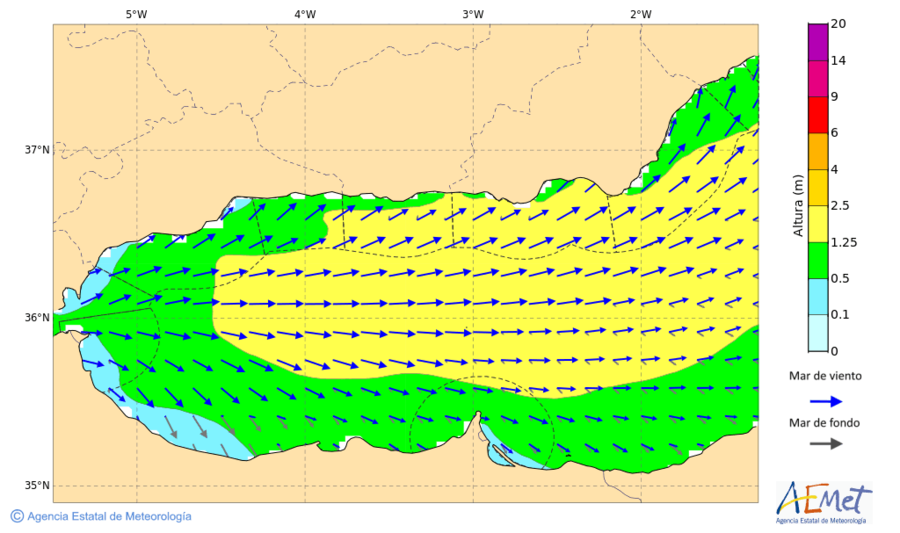
#> input picture img/aemet-yellow.png, 900 x 533 px
$ python coastline_touch.py ../img/aemet-yellow.png
#> lines starting #> are read from the running program, lines starting #| are printed output that depends on the picture; after the words box and inside, x2 and y2 are one past the last pixel; in counts of white or black regions, pixels touching at a corner belong together
#> in load_from_file, img is the input picture: shape (533, 900, 3); mean B, G, R 153.3, 233.5, 206.4
#> in load_from_file, `return img[CROP]`:
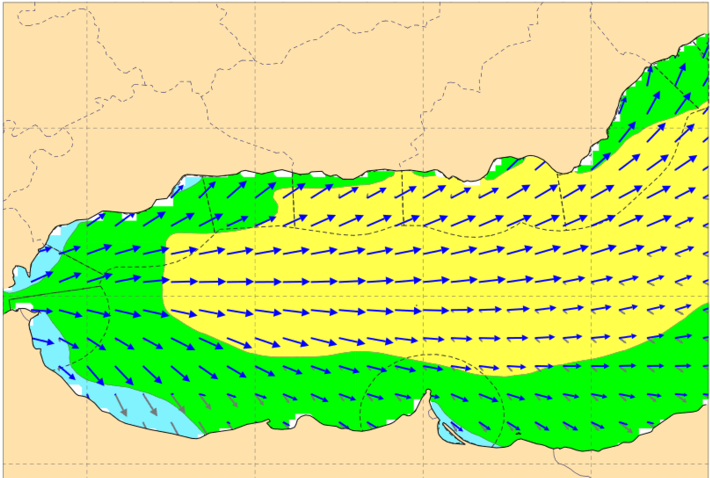
#> returned value: shape (478, 710, 3); mean of channels 0, 1, 2 116.7, 229.1, 190; drawn as B, G, R
"""
Tracer bullet: detect whether a yellow swell area touches a given coastline region.

Usage:
    python coastline_touch.py [image_path]

If no image is provided, downloads the latest AEMET forecast image.
"""

import sys
import cv2 as cv
import numpy as np
import requests
from bs4 import BeautifulSoup

# ── colour constants ──────────────────────────────────────────────────────────
YELLOW_RGB = (255, 255, 110)   # AEMET yellow swell warning
LAND_RGB   = (255, 227, 173)   # beige land mass

# image crop applied by the existing worker (removes map title / legend)
CROP = np.s_[22:500, 50:760]

# "small area of coastline" we care about — Málaga coast, in cropped-image pixels
# Adjust this box to monitor a different stretch of coast.
MALAGA_ROI = (430, 270, 80, 60)  # (x, y, width, height)

# proximity threshold in pixels: swell is considered touching if it comes
# within this many pixels of a land contour point
TOUCH_THRESHOLD = 6


# ── helpers ───────────────────────────────────────────────────────────────────
def _hsv_bounds(rgb: tuple, h_delta=5, s_lo=100, v_lo=100):
    """Lock to a hue band; accept anything above s_lo/v_lo thresholds."""
    source = np.array(rgb, dtype=np.uint8).reshape(1, 1, 3)
    hsv = cv.cvtColor(source, cv.COLOR_RGB2HSV)
    h = int(hsv[0, 0, 0])
    lo = np.array([max(h - h_delta, 0),  s_lo, v_lo], dtype=np.uint8)
    hi = np.array([min(h + h_delta, 179), 255,   255], dtype=np.uint8)
    return lo, hi


def _contours_for_color(img_bgr: np.ndarray, rgb: tuple, **kw) -> list:
    hsv = cv.cvtColor(img_bgr, cv.COLOR_BGR2HSV)
    lo, hi = _hsv_bounds(rgb, **kw)
    mask = cv.inRange(hsv, lo, hi)
    contours, _ = cv.findContours(mask, cv.RETR_EXTERNAL, cv.CHAIN_APPROX_SIMPLE)
    return list(contours)


def _roi_rect(roi):
    """Return (x1, y1, x2, y2) from (x, y, w, h)."""
    x, y, w, h = roi
    return x, y, x + w, y + h


# ── core function ─────────────────────────────────────────────────────────────
def touches_coast(img_bgr: np.ndarray, roi: tuple) -> dict:
    """
    Determine whether yellow swell touches the coastline inside `roi`.

    Parameters
    ----------
    img_bgr : np.ndarray
        Full (cropped) AEMET forecast image in BGR.
    roi : tuple
        (x, y, width, height) in image pixels — the coastline segment to watch.

    Returns
    -------
    dict with keys:
        touching      : bool
        touch_points  : list of (x, y) pixel coordinates
        swell_area    : total yellow area in the full image (px²)
    """
    x1, y1, x2, y2 = _roi_rect(roi)

    # yellow: hue-only match (wide S/V) to handle AEMET's exact shade
    # land:   tighter S threshold to avoid picking up near-white sea areas
    swell_contours = _contours_for_color(img_bgr, YELLOW_RGB, h_delta=5, s_lo=100, v_lo=100)
#> in _contours_for_color, `hsv = cv.cvtColor(img_bgr, cv.COLOR_BGR2HSV)`: hsv: shape (478, 710, 3); mean H, S, V 35.9, 144.4, 248.4
#> in _contours_for_color, `mask = cv.inRange(hsv, lo, hi)`:
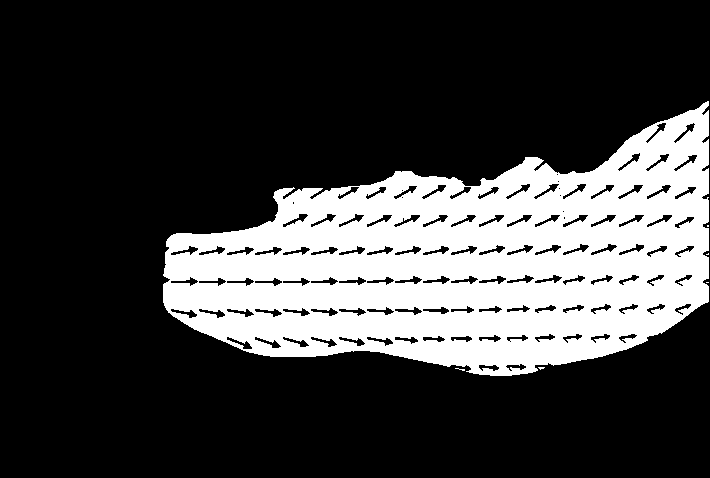
#> mask: shape (478, 710); 25.1% white; 6 white regions (5 under 20 px)
#> in _contours_for_color, `contours, _ = cv.findContours(mask, cv.RETR_EXTERNAL, cv.CHAIN_APPROX_..`: contours = 6 contours, 5 with area under 20; largest, box (x1, y1, x2, y2) and area: (163, 101, 709, 376) 93082
#> swell_contours has the same summary as contours in _contours_for_color
    land_contours  = _contours_for_color(img_bgr, LAND_RGB,   h_delta=5, s_lo=30,  v_lo=180)
#> call 2 of _contours_for_color, with rgb = (255, 227, 173)
#> in _contours_for_color (call 2), `mask = cv.inRange(hsv, lo, hi)`:
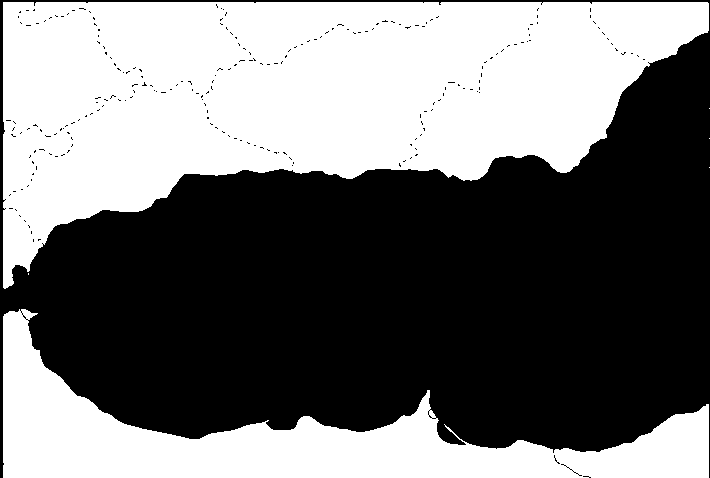
#> mask: shape (478, 710); 46% white; 6 white regions (4 under 20 px)
#> in _contours_for_color (call 2), `contours, _ = cv.findContours(mask, cv.RETR_EXTERNAL, cv.CHAIN_APPROX_..`: contours = 6 contours, 4 with area under 20; largest, box (x1, y1, x2, y2) and area: (3, 2, 709, 289) 116388, (3, 309, 709, 478) 38730
#> land_contours has the same summary as contours in _contours_for_color

    # keep only land contour points that fall inside the ROI
    roi_land_points = []
    for contour in land_contours:
        for pt in contour:
            px, py = int(pt[0][0]), int(pt[0][1])
            if x1 <= px <= x2 and y1 <= py <= y2:
                roi_land_points.append((px, py))
#> this loop made 6 passes
#> contour on passes 2 to 5: [[28, 273], [28, 274]], [[709, 167]], [[709, 138]], [[709, 108]]
#> after the loop, roi_land_points = []

    # check each ROI land point against every swell contour
    touch_points = []
    for p in roi_land_points:
        for sc in swell_contours:
            dist = cv.pointPolygonTest(sc, p, measureDist=True)
            if -TOUCH_THRESHOLD <= dist < TOUCH_THRESHOLD:
                touch_points.append(p)
                break  # one swell contour is enough
#> this loop made 0 passes
#> after the loop, touch_points = []

    swell_area = sum(
        cv.contourArea(c) for c in swell_contours
    )
#> swell_area = 93092.5

    return {
        "touching":     len(touch_points) > 0,
        "touch_points": touch_points,
        "swell_area":   swell_area,
    }


def annotate(img_bgr: np.ndarray, result: dict, roi: tuple) -> np.ndarray:
    """Draw ROI box and touch points on a copy of the image."""
    out = img_bgr.copy()
    x, y, w, h = roi
    colour = (0, 0, 255) if result["touching"] else (0, 255, 0)
    cv.rectangle(out, (x, y), (x + w, y + h), colour, 2)
    for pt in result["touch_points"]:
        cv.circle(out, pt, 5, (0, 0, 255), -1)
    label = "TOUCHING" if result["touching"] else "clear"
    cv.putText(out, label, (x, y - 6), cv.FONT_HERSHEY_SIMPLEX, 0.6, colour, 2)
    return out


# ── image loading ─────────────────────────────────────────────────────────────
def load_from_file(path: str) -> np.ndarray:
    img = cv.imread(path, cv.IMREAD_COLOR)
    if img is None:
        raise FileNotFoundError(f"Could not read image: {path}")
    return img[CROP]


def fetch_latest_aemet() -> np.ndarray:
    resp = requests.get(
        "https://www.aemet.es/es/eltiempo/prediccion/maritima?opc1=0&opc3=0&area=and2",
        timeout=10,
    )
    resp.raise_for_status()
    soup = BeautifulSoup(resp.text, "html.parser")
    images = soup.find_all("img", {"data-src": True})
    if not images:
        raise RuntimeError("No forecast images found on AEMET page")

    # use the first (most current) image
    img_url = f"https://www.aemet.es/{images[0]['data-src']}"
    img_resp = requests.get(img_url, timeout=10)
    img_resp.raise_for_status()

    arr = np.frombuffer(img_resp.content, np.uint8)
    img = cv.imdecode(arr, cv.IMREAD_COLOR)
    if img is None:
        raise RuntimeError(f"Could not decode image from {img_url}")
    return img[CROP]


# ── main ──────────────────────────────────────────────────────────────────────
if __name__ == "__main__":
    if len(sys.argv) > 1:
        img = load_from_file(sys.argv[1])
        print(f"Loaded image from {sys.argv[1]}")
    else:
        print("No image path given — fetching latest AEMET forecast…")
        img = fetch_latest_aemet()
        print("Fetched.")

    result = touches_coast(img, MALAGA_ROI)
#> result = {'touching': False, 'touch_points': [], 'swell_area': 93092.5}

    print(f"\nROI          : {MALAGA_ROI}  (Málaga coast)")
    print(f"Yellow area  : {result['swell_area']:.0f} px²")
#| Yellow area  : 93092 px²
    print(f"Touch points : {len(result['touch_points'])}")
#| Touch points : 0
    print(f"Touching     : {result['touching']}")
#| Touching     : False

    out = annotate(img, result, MALAGA_ROI)
#> in annotate, `colour = (0, 0, 255) if result["touching"] else (0, 255, 0)`: colour = (0, 255, 0)
#> in annotate, `label = "TOUCHING" if result["touching"] else "clear"`: label = 'clear'
#> in annotate, `cv.putText(out, label, (x, y - 6), cv.FONT_HERSHEY_SIMPLEX, 0.6, colou..`:
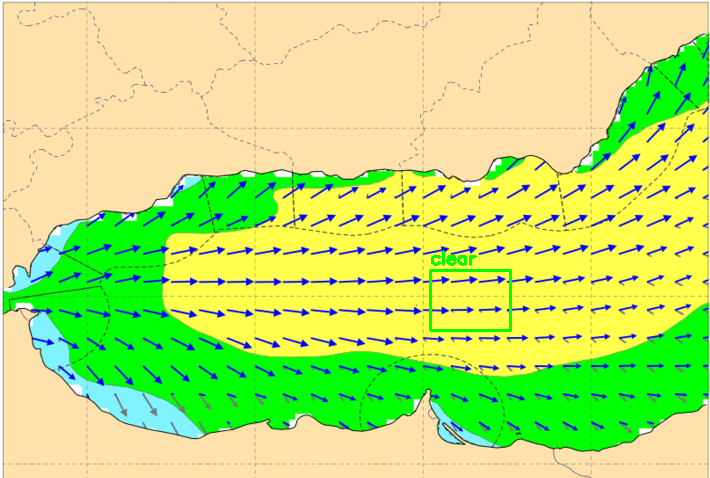
#> out: shape (478, 710, 3); mean of channels 0, 1, 2 116.4, 229.1, 189.1; drawn as B, G, R
    out_path = "/tmp/coastline_touch_result.png"
    cv.imwrite(out_path, out)
    print(f"\nAnnotated image saved to {out_path}")

$ run again, on scratch/media/aemet.tif
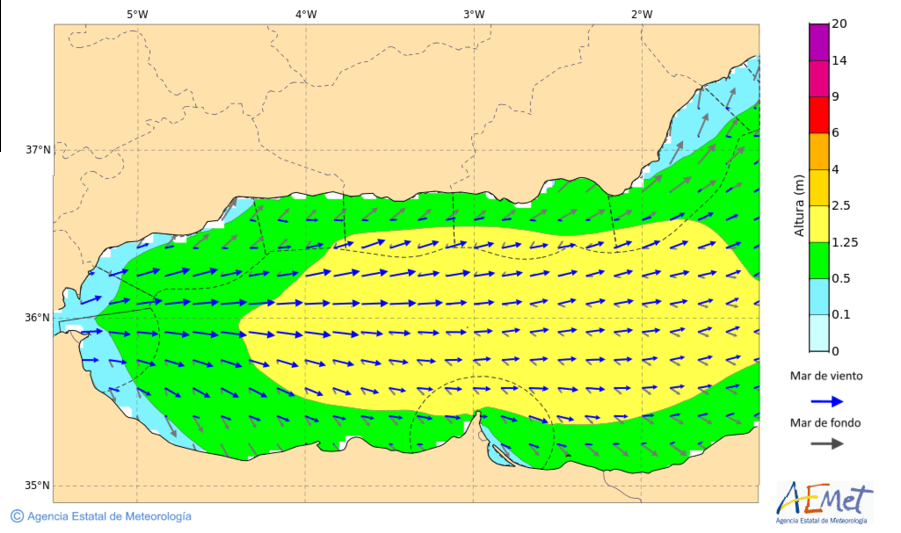
#> input picture scratch/media/aemet.tif, 901 x 533 px
#> in load_from_file, img is the input picture: shape (533, 901, 3); mean B, G, R 153.3, 234.6, 203.9
#> hsv: shape (478, 710, 3); mean H, S, V 36.5, 143.5, 248.2
#> in _contours_for_color, `mask = cv.inRange(hsv, lo, hi)`:
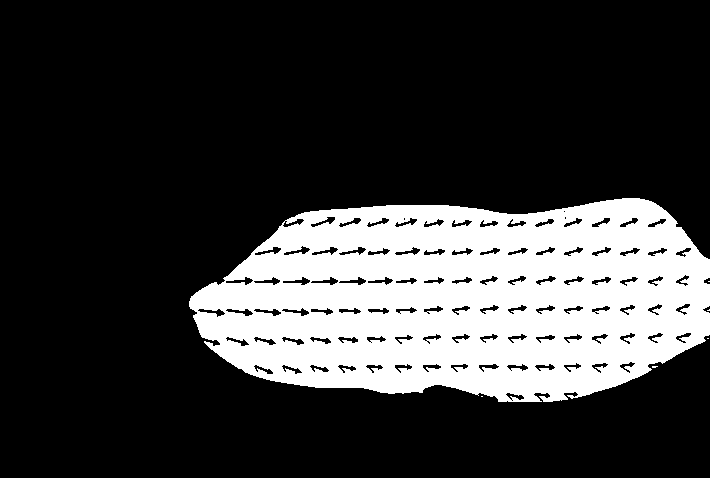
#> mask: shape (478, 710); 22.8% white; 6 white regions (5 under 20 px)
#> contours = 6 contours, 5 with area under 20; largest, box (x1, y1, x2, y2) and area: (189, 198, 710, 402) 83186
#> swell_contours has the same summary as contours in _contours_for_color
#> mask: shape (478, 710); 46.1% white; 10 white regions (8 under 20 px)
#> contours = 10 contours, 8 with area under 20; largest, box (x1, y1, x2, y2) and area: (3, 2, 710, 289) 116459, (3, 309, 710, 478) 38758
#> land_contours has the same summary as contours in _contours_for_color
#> the loop in touches_coast, `for contour in land_contours:` made 10 passes
#> contour on passes 1, 2, 3, 5, 6, 7, 8, 9: [[257, 337]], [[523, 310]], [[492, 309]], [[490, 307]], [[709, 306]], [[466, 282]], [[28, 273], [28, 274]], [[454, 220]]
#> after the loop in touches_coast, `for contour in land_contours:`: roi_land_points = [(492, 309), (490, 307), (466, 282)]
#> the loop in touches_coast, `for p in roi_land_points:` made 3 passes
#> after the loop in touches_coast, `for p in roi_land_points:`: touch_points = []
#> swell_area = 83189.5
#> result = {'touching': False, 'touch_points': [], 'swell_area': 83189.5}
#| Yellow area  : 83190 px²
#| Touch points : 0
#| Touching     : False
#> colour = (0, 255, 0)
#> label = 'clear'
#> in annotate, `cv.putText(out, label, (x, y - 6), cv.FONT_HERSHEY_SIMPLEX, 0.6, colou..`:
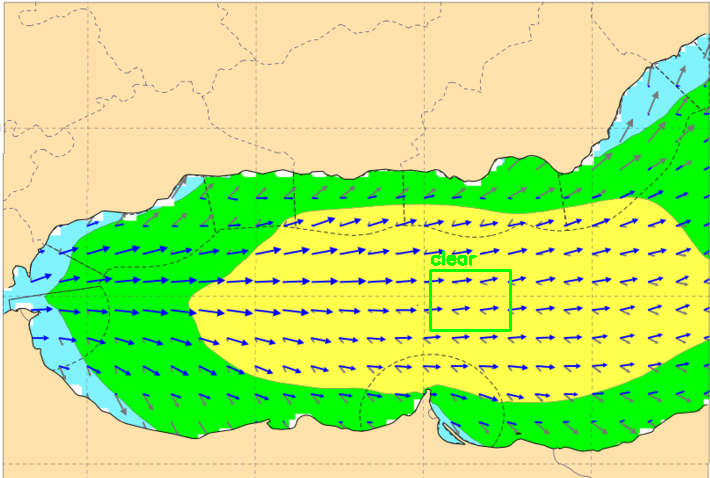
#> out: shape (478, 710, 3); mean of channels 0, 1, 2 116.5, 230.8, 185.7; drawn as B, G, R

$ run again, on scratch/media/aemetold.tif
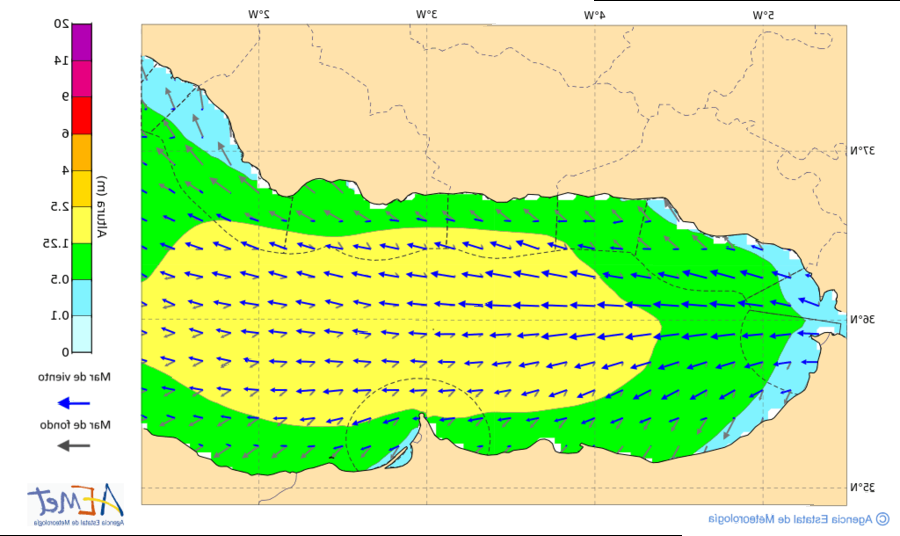
#> input picture scratch/media/aemetold.tif, 900 x 536 px
#> in load_from_file, img is the input picture: shape (536, 900, 3); mean B, G, R 153.1, 234.2, 203.6
#> hsv: shape (478, 710, 3); mean H, S, V 34.5, 135.5, 247.4
#> in _contours_for_color, `mask = cv.inRange(hsv, lo, hi)`:
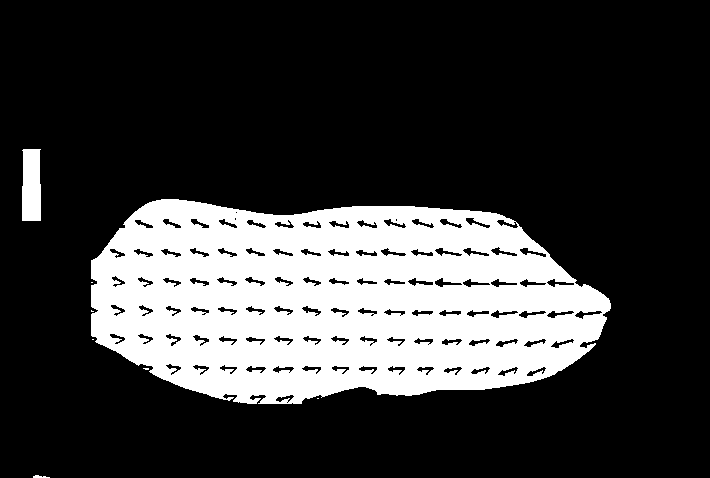
#> mask: shape (478, 710); 23.3% white; 8 white regions (5 under 20 px)
#> contours = 8 contours, 6 with area under 20; largest, box (x1, y1, x2, y2) and area: (91, 199, 611, 404) 83474, (22, 149, 41, 221) 1208
#> swell_contours has the same summary as contours in _contours_for_color
#> mask: shape (478, 710); 36.7% white; 16 white regions (11 under 20 px)
#> contours = 16 contours, 13 with area under 20; largest, box (x1, y1, x2, y2) and area: (91, 2, 710, 219) 95734, (91, 392, 710, 478) 27034, (23, 112, 41, 148) 594
#> land_contours has the same summary as contours in _contours_for_color
#> the loop in touches_coast, `for contour in land_contours:` made 16 passes
#> contour on passes 1, 5, 6, 7, 8, 9, 10, 11: [[46, 476], [46, 477], [47, 477], [47, 476]], [[542, 339]], [[90, 338]], [[277, 311]], [[308, 310]], [[310, 308]], [[91, 307]], [[334, 283]]
#> after the loop in touches_coast, `for contour in land_contours:`: roi_land_points = []
#> swell_area = 84702
#> result = {'touching': False, 'touch_points': [], 'swell_area': 84702}
#| Yellow area  : 84702 px²
#| Touch points : 0
#| Touching     : False
#> colour = (0, 255, 0)
#> label = 'clear'
#> in annotate, `cv.putText(out, label, (x, y - 6), cv.FONT_HERSHEY_SIMPLEX, 0.6, colou..`:
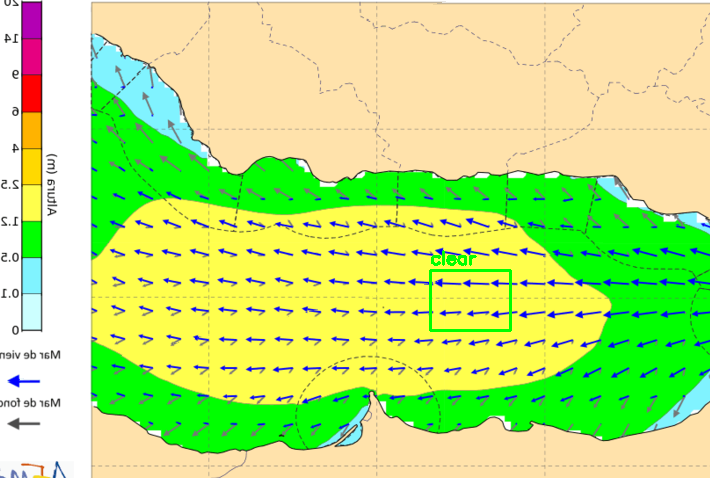
#> out: shape (478, 710, 3); mean of channels 0, 1, 2 122.8, 231.4, 188; drawn as B, G, R
